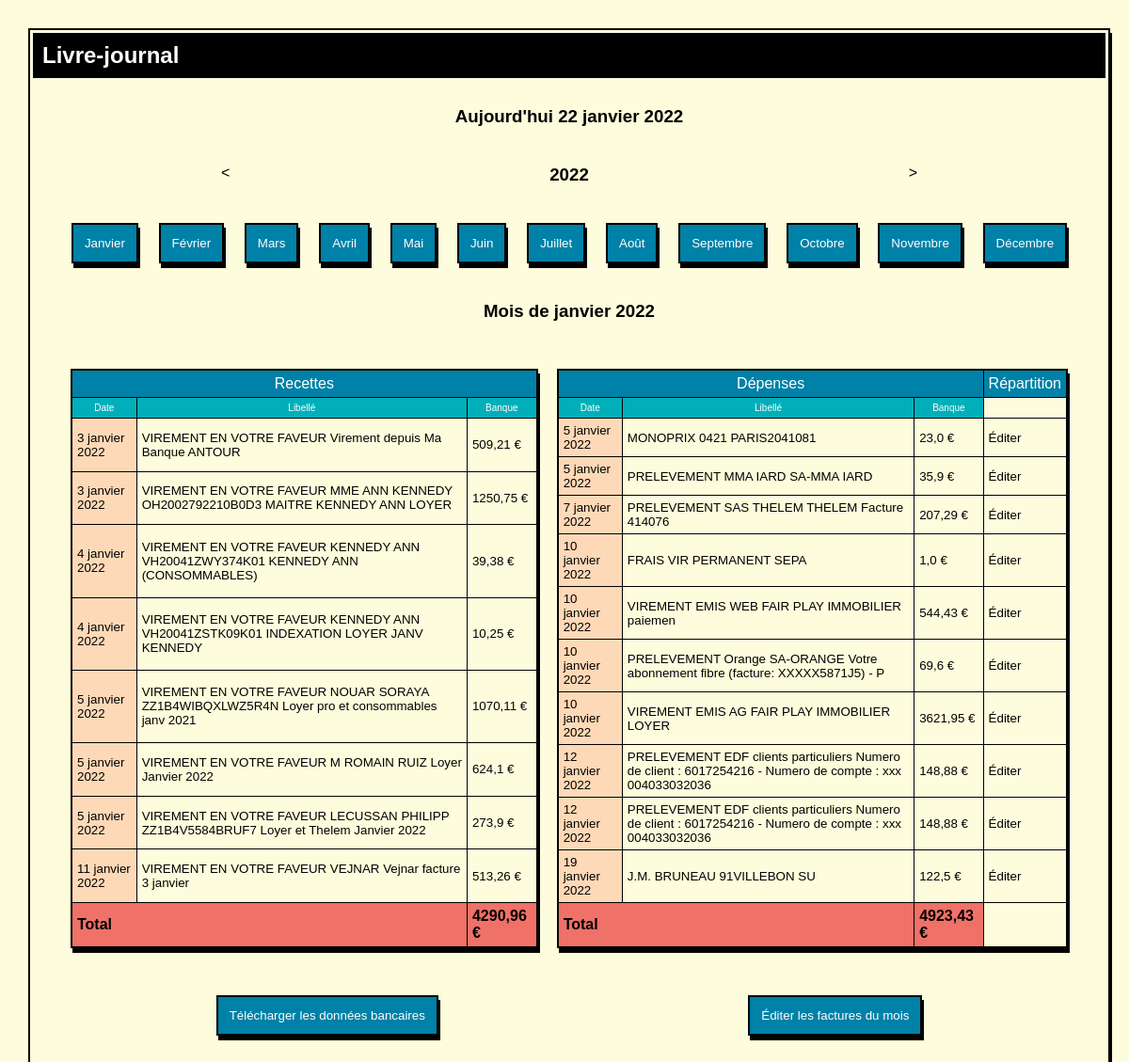
Page /bookkeeping/ on the committed database.
### bookkeeping/models.py (models this page shows, shortened)
class Entry(models.Model):
    ENTRY_TYPES = [
        ('INC', 'income'),
        ('EXP', 'expense'),
    ]
    label = models.CharField(max_length=300)
    amount = models.FloatField(default=0.00)
    type = models.CharField(max_length=3, choices=ENTRY_TYPES)
    date = models.DateField(default=datetime.datetime.now())

### bookkeeping/views.py (the view)
# urls.py: path('', views.index, name='index'),
def index(request):
    last_entry = Entry.objects.latest('date')
    return show_month(request, last_entry.date.year, last_entry.date.month)

### bookkeeping/templates/bookkeeping/index.html (shortened to what this page needs)
{% extends "base.html" %}
{% block content %}
{% if entries %}
<h2>Livre-journal</h2>
<section>
    <h3>Aujourd'hui {{ current_date }}</h3>
</section>
    <section>
        <a href="{% url 'showMonth' 2020 12 %}"><</a>
        <h3>{{ showed_month|date:"Y" }}</h3>
        <a href="{% url 'showMonth' 2021 1 %}">></a>
    </section>
    <section>
        <button type="button"><a class="button-link" href="{% url 'showMonth' showed_month.year 1 %}">Janvier</a></button>
        <button type="button"><a class="button-link" href="{% url 'showMonth' showed_month.year 2 %}">Février</a></button>
        <button type="button"><a class="button-link" href="{% url 'showMonth' showed_month.year 3 %}">Mars</a></button>
        <button type="button"><a class="button-link" href="{% url 'showMonth' showed_month.year 4 %}">Avril</a></button>
        <button type="button"><a class="button-link" href="{% url 'showMonth' showed_month.year 5 %}">Mai</a></button>
        <button type="button"><a class="button-link" href="{% url 'showMonth' showed_month.year 6 %}">Juin</a></button>
        <button type="button"><a class="button-link" href="{% url 'showMonth' showed_month.year 7 %}">Juillet</a></button>
        <button type="button"><a class="button-link" href="{% url 'showMonth' showed_month.year 8 %}">Août</a></button>
        <button type="button"><a class="button-link" href="{% url 'showMonth' showed_month.year 9 %}">Septembre</a></button>
        <button type="button"><a class="button-link" href="{% url 'showMonth' showed_month.year 10 %}">Octobre</a></button>
        <button type="button"><a class="button-link" href="{% url 'showMonth' showed_month.year 11 %}">Novembre</a></button>
        <button type="button"><a class="button-link" href="{% url 'showMonth' showed_month.year 12 %}">Décembre</a></button>
    </section>
    <section>
        <h3>Mois de {{ showed_month|date:"F Y" }} </h3>
    </section>
    <section>
        <table class="livre-journal">
            <thead>
                <tr>
                    <td colspan="3">Recettes</td>
                </tr>
                <tr class="labels">
                    <td>Date</td>
                    <td>Libellé</td>
                    <td>Banque</td>
                </tr>
            </thead>
            <tbody>
                {% for entry in entries %}
                    {% if entry.type == "INC" %}
                        <tr class=entryLine>
                            <td class="entryDate">{{ entry.date }}</td>
                            <td>{{ entry.label }}</td>
                            <td>{{ entry.amount }} €</td>
                        </tr>
                    {% endif %}
                {% endfor %}
            </tbody>
            <tfoot>
                <tr>
                    <td colspan="2">Total</td>
                    <td>
                        {{ monthly_income.amount__sum|floatformat:2 }} €
                    </td>
                </tr>
            </tfoot>
        </table>
        <table class="livre-journal">
            <thead>
                <tr>
                    <td colspan="3">Dépenses</td>
                    <td colspan="{{ accounts_list|length }}">Répartition</td>
                </tr>
                <tr class="labels">
                    <td>Date</td>
                    <td>Libellé</td>
                    <td>Banque</td>
                </tr>
            </thead>
            <tbody>
                {% for entry in entries %}
                    {% if entry.type == "EXP" %}
                        <tr class=entryLine>
                            <td class="entryDate">{{ entry.date }}</td>
                            <td>{{ entry.label }}</td>
                            <td>{{ entry.amount }} €</td>
                            {% if entry.distribution_set.all %}
                                {% for distribution in entry.distribution_set.all|dictsort:"account.id" %}
                                    <td> {{ distribution.amount }} €</td>
                                {% endfor %}
                            {% else %}
                                <td><a href="{% url 'editEntry' entry.id %}">Éditer</a></td>
                            {% endif %}
                        </tr>
                    {% endif %}
                {% endfor %}
            </tbody>
            <tfoot>
                <tr>
                    <td colspan="2">Total</td>
                    <td>
                        {{ monthly_expense.amount__sum|floatformat:2 }} €
                    </td>
                </tr>
            </tfoot>
        </table>
    </section>
    <section>
        <button type="button"><a class="button-link" href="{% url 'importTransactions' %}">Télécharger les données bancaires</a></button>
        <button type="submit">Éditer les factures du mois</button>
    </section>
{% else %}
<h1> Pas de données disponibles.</h1>
<section>
    <button type="button"><a class="button-link" href="{% url 'index' %}">Retour</a></button>
</section>
{% endif %}
{% endblock %}

### bookkeeping/templates/base.html (shortened to what this page needs)
<!DOCTYPE html>
<html lang="en">
<head>
    {% load static %}
    <link rel="stylesheet" type="text/css" href="{% static 'bookkeeping/style.css' %}">
</head>
<body>
    <div class="main-container">
        {% block content %}{% endblock %}
    </div>
</body>
</html>

### bookkeeping/static/bookkeeping/style.css (style rules this page uses)
:root { --cg-blue: #0081a7ff; --verdigris: #00afb9ff; --light-yellow: #fdfcdcff; --peach-puff: #fed9b7ff; --bittersweet: #f07167ff; }
* { margin:0; padding: 0; }
body { background-color: var(--light-yellow); font-family:sans-serif; margin: 20px; padding: 10px; }
h2 { background-color: black; color: white; padding: 10px; }
.main-container { width: 100%; border: 2px solid black; border-collapse: collapse; box-shadow: 2px 5px 0 black; padding: 3px; }
a { text-decoration: none; color: black; }
td { border: 1px solid black; padding: 5px; }
.livre-journal { align-items: center; border: 2px solid black; border-collapse: collapse; box-shadow: 2px 5px 0 black; margin: 10px; }
button { background-color: var(--cg-blue); color: white; border: 2px solid black; border-collapse: collapse; box-shadow: 2px 5px 0 black; padding: 12px; text-align: center; }
.button-link { color: white; }
thead { text-align: center; font-weight: 400; background-color: var(--cg-blue); color: white; }
tbody { font-size: smaller; }
.labels { background-color: var(--verdigris); color: white; font-size:x-small }
.entryDate { background-color: var(--peach-puff); }
tfoot { background-color: var(--bittersweet); font-weight: 600; }
section { display: flex; justify-content: space-around; margin: 20px; padding: 10px; }

### rows in the picture
Entry: date "3 janvier 2022", label "VIREMENT EN VOTRE FAVEUR Virement depuis Ma Banque ANTOUR", amount "509,21"
Entry: date "3 janvier 2022", label "VIREMENT EN VOTRE FAVEUR MME ANN KENNEDY OH2002792210B0D3 MAITRE KENNEDY ANN LOYER", amount "1250,75"
Entry: date "4 janvier 2022", label "VIREMENT EN VOTRE FAVEUR KENNEDY ANN VH20041ZWY374K01 KENNEDY ANN (CONSOMMABLES)", amount "39,38"
Entry: date "4 janvier 2022", label "VIREMENT EN VOTRE FAVEUR KENNEDY ANN VH20041ZSTK09K01 INDEXATION LOYER JANV KENNEDY", amount "10,25"
Entry: date "5 janvier 2022", label "VIREMENT EN VOTRE FAVEUR NOUAR SORAYA ZZ1B4WIBQXLWZ5R4N Loyer pro et consommables janv 2021", amount "1070,11"
Entry: date "5 janvier 2022", label "VIREMENT EN VOTRE FAVEUR M ROMAIN RUIZ Loyer Janvier 2022", amount "624,1"
Entry: date "5 janvier 2022", label "VIREMENT EN VOTRE FAVEUR LECUSSAN PHILIPP ZZ1B4V5584BRUF7 Loyer et Thelem Janvier 2022", amount "273,9"
Entry: date "11 janvier 2022", label "VIREMENT EN VOTRE FAVEUR VEJNAR Vejnar facture 3 janvier", amount "513,26"
Entry: date "5 janvier 2022", label "MONOPRIX 0421 PARIS2041081", amount "23,0", shows "Éditer"
Entry: date "5 janvier 2022", label "PRELEVEMENT MMA IARD SA-MMA IARD", amount "35,9", shows "Éditer"
Entry: date "7 janvier 2022", label "PRELEVEMENT SAS THELEM THELEM Facture 414076", amount "207,29", shows "Éditer"
Entry: date "10 janvier 2022", label "FRAIS VIR PERMANENT SEPA", amount "1,0", shows "Éditer"
Entry: date "10 janvier 2022", label "VIREMENT EMIS WEB FAIR PLAY IMMOBILIER paiemen", amount "544,43", shows "Éditer"
Entry: date "10 janvier 2022", label "PRELEVEMENT Orange SA-ORANGE Votre abonnement fibre (facture: XXXXX5871J5) - P", amount "69,6", shows "Éditer"
Entry: date "10 janvier 2022", label "VIREMENT EMIS AG FAIR PLAY IMMOBILIER LOYER", amount "3621,95", shows "Éditer"
Entry: date "12 janvier 2022", label "PRELEVEMENT EDF clients particuliers Numero de client : 6017254216 - Numero de compte : xxx 004033032036", amount "148,88", shows "Éditer"
Entry: date "12 janvier 2022", label "PRELEVEMENT EDF clients particuliers Numero de client : 6017254216 - Numero de compte : xxx 004033032036", amount "148,88", shows "Éditer"
Entry: date "19 janvier 2022", label "J.M. BRUNEAU 91VILLEBON SU", amount "122,5", shows "Éditer"

### other values in the picture
{{ showed_month|date:"Y" }} "2022"
{{ showed_month|date:"F Y" }} "janvier 2022"
{{ monthly_income.amount__sum|floatformat:2 }} "4290,96"
{{ monthly_expense.amount__sum|floatformat:2 }} "4923,43"
